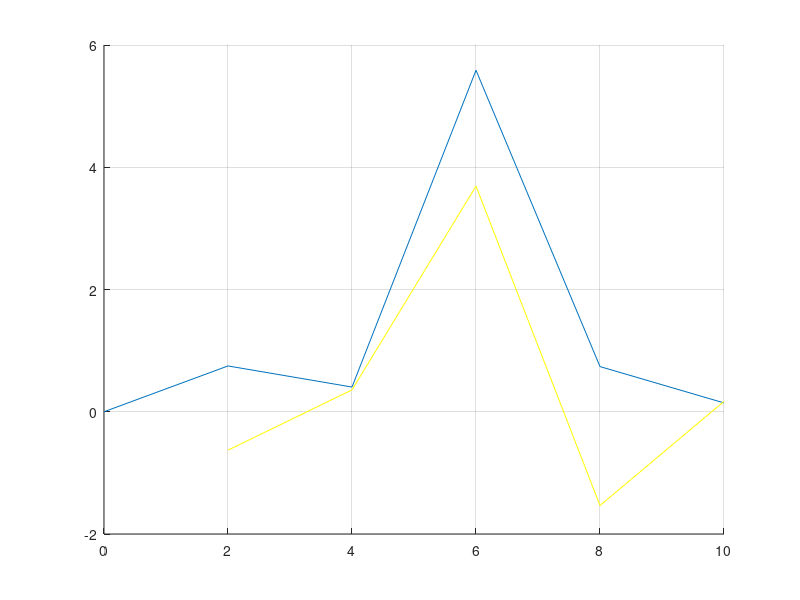

The MATLAB script that drew this image: (Note: this script raises an error after producing the figure.)
%______Metody numeryczne LAB6____________________________
%______________Rozniczkowanie numeryczne_________________

clc;
clear all;
close all;

y = 'x.^cos(x)';
f = inline(y);
%przedzial od 0 do 10
h = 2;
x = 0:h:10;


grid on;
hold on;

%funkcja
plot(x,f(x));

 %pochodna analityczna
y1 = ((cos(x)./x - sin(x).*log(x)).*x.^cos(x));
plot(x, ((cos(x)./x - sin(x).*log(x)).*x.^cos(x)), color='y');


%wzór 2-punktowy
y2 = (f(x+h) - f(x)) ./ h;
plot(x, (f(x+h) - f(x)) ./ h,'--', color='r');

%wzór 3-punktowy
y3=((f(x+h) - f(x-h)) ./ (2*h));
plot(x, ((f(x+h) - f(x-h)) ./ (2*h)), '--', color='b');

%wzór 5-punktowy
y5 = ((f(x-2 * h) - 8 * f(x - h) + 8*f(x+h) - f(x+2*h)) ./ (12*h));
plot(x, ((f(x-2 * h) - 8 * f(x - h) + 8*f(x+h) - f(x+2*h)) ./ (12*h)), '--', color='g');

x = 0:h:10;
dy = diff(f(x))./diff(x);

%funkcja wbudowana
plot(x, [dy 0], color='k');
legend('funkcja', 'pochodna analityczna', '2-punktowy', '3-punktowy', '5-punktowy', 'diff');
xlabel('X');
ylabel('Y');
title('Wykres funkcje i pochodnej funkcje');
hold off;
grid off;

disp("Funkcja: ")
disp(f)
disp("===========================================================")
disp("x = ")
disp(x)
disp("===========================================================")
disp("Pochodna analityczna: ")
disp(y1)
disp("===========================================================")
disp("2-punktowy")
disp(y2)
disp("===========================================================")
disp("3-punktowy")
disp(y3)
disp("===========================================================")
disp("5-punktowy")
disp(y5)
disp("===========================================================")
disp("dy = diff")
disp(dy)
disp("===========================================================")

